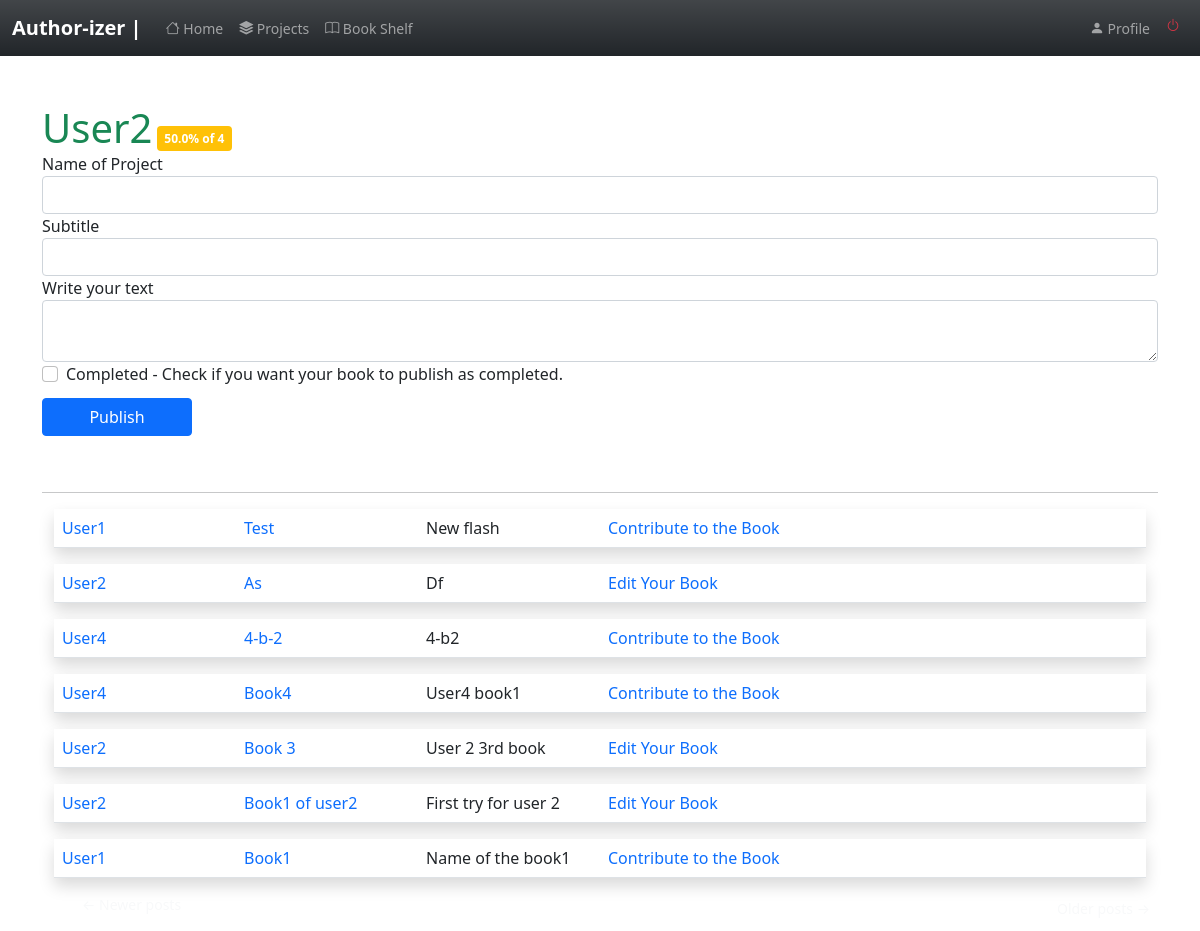
The page /index (signed in) on the database as committed earlier.
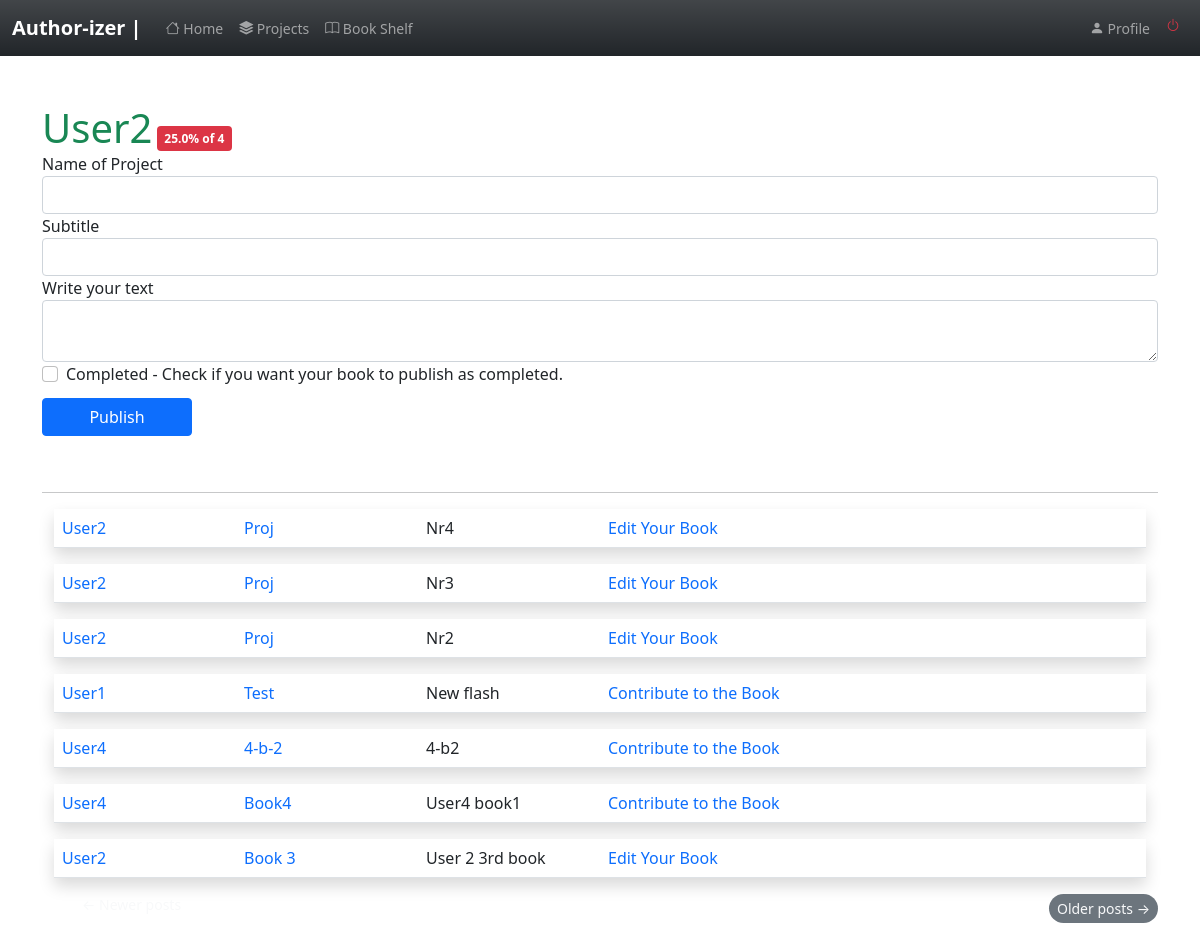
The same page on the database as committed later.
### app/models.py (models this page shows, shortened)
class User(UserMixin, db.Model):
    id = db.Column(db.Integer, primary_key=True )
    username = db.Column(db.String(64), index=True, unique=True)
    email = db.Column(db.String(120), index=True, unique=True)
    password_hash = db.Column(db.String(128))
    posts = db.relationship('Post', backref='author', lazy='dynamic')
    about_me = db.Column(db.String(140))
    last_seen = db.Column(db.DateTime, default=datetime.utcnow)
    followed = db.relationship(
        'User', secondary=followers,
        primaryjoin=(followers.c.follower_id == id),
        secondaryjoin=(followers.c.followed_id == id),
        backref=db.backref('followers', lazy='dynamic'), lazy='dynamic')
    def followed_posts(self):
        followed = Post.query.join(
            followers, (followers.c.followed_id == Post.user_id)).filter(
                followers.c.follower_id == self.id)
        own = Post.query.filter_by(user_id=self.id)
        return followed.union(own).order_by(Post.timestamp.desc())

class SearchableMixin(object):
    @classmethod
    def before_commit(cls, session):
        session._changes = {
            'add': list(session.new),
            'update': list(session.dirty),
            'delete': list(session.deleted)
        }
    @classmethod
    def after_commit(cls, session):
        for obj in session._changes['add']:
            if isinstance(obj, SearchableMixin):
                add_to_index(obj.__tablename__, obj)
        for obj in session._changes['update']:
            if isinstance(obj, SearchableMixin):
                add_to_index(obj.__tablename__, obj)
        for obj in session._changes['delete']:
            if isinstance(obj, SearchableMixin):
                remove_from_index(obj.__tablename__, obj)
        session._changes = None

class Post(SearchableMixin, db.Model):
    __searchable__ = ['body']
    id = db.Column(db.Integer, primary_key=True)
    body = db.Column(db.Text)
    title= db.Column(db.String(140))
    subtitle=db.Column(db.String(200))
    timestamp = db.Column(db.DateTime, index=True, default=datetime.utcnow)
    user_id = db.Column(db.Integer, db.ForeignKey('user.id', ondelete="CASCADE"))
    contributes = db.relationship('Contribute', backref='contrib', lazy='dynamic')
    completed= db.Column(db.Boolean, default=False)

### app/routes.py (the view, shortened to what this page needs)
@app.route('/', methods=['GET', 'POST'])
@app.route('/index', methods=['GET', 'POST'])
@login_required
def index():
    form = PostForm()
    authorate= user_rating(current_user.username)
    page = request.args.get('page', 1, type=int)
    posts = current_user.followed_posts().paginate(
        page, app.config['POSTS_PER_PAGE'], False)
    next_url = url_for('index', page=posts.next_num) \
        if posts.has_next else None
    prev_url = url_for('index', page=posts.prev_num) \
        if posts.has_prev else None
    return render_template('index.html', title='Home', form=form,
                           posts=posts.items, next_url=next_url,
                           prev_url=prev_url, authorate=authorate, total=total_rating)

### app/forms.py
class SearchForm(FlaskForm):
    q = StringField(('Search'), validators=[DataRequired()])
    def __init__(self, *args, **kwargs):
        if 'formdata' not in kwargs:
            kwargs['formdata'] = request.args
        if 'csrf_enabled' not in kwargs:
            kwargs['csrf_enabled'] = False
        super(SearchForm, self).__init__(*args, **kwargs)

class PostForm(FlaskForm):
    title= StringField('Name of Project', validators=[DataRequired(), Length(min=1, max=140)])
    subtitle= StringField('Subtitle', validators=[Length(min=0, max=200)])
    post = CKEditorField('Write your text', validators=[DataRequired()])
    completed=BooleanField("Completed - Check if you want your book to publish as completed.")
    submit = SubmitField('Publish')

### app/models.py (called while the page is built)
@login.user_loader
def load_user(id):
    return User.query.get(int(id))

### app/rating.py (called while the page is built)
def user_rating(username):
    conts=[]
    contributes=Contribute.query.filter_by(contributor=username).all()
    num=len(contributes)
    for contribute in contributes:
        if contribute.accepted ==1:
            conts.append(contribute)
    acc_len = len(conts)
    if num>0:
        rating=(acc_len*100)/num
        return round(rating,1)
    else:
        return 0

### app/templates/index.html (shortened to what this page needs)
{% extends "base.html" %}
{% import 'bootstrap/form.html' as wtf %}
{% block app_content %}
        <h1 class='text-success d-inline'>{{ current_user.username.capitalize() }}</h1>
            {%if authorate >=80%}
            <span class='badge bg-success text-wrap d-inline'> {{authorate}}% of {{total(username=current_user.username)}}</span>
            {%elif 80>authorate >=50 %}
            <span class='badge bg-warning text-wrap d-inline'> {{authorate}}% of {{total(username=current_user.username)}}</span>
            {%elif authorate<50 %}
            <span class='badge bg-danger text-wrap d-inline'> {{authorate}}% of {{total(username=current_user.username)}} </span>
            {%endif%}
    {% if form %}
    {{ wtf.render_form(form) }}
    <br>
    <hr>
    {% endif %}
    {% for post in posts %}
        {%if post.completed!=1 %}
        {% include '_post.html' %}
        {%endif%}
    {% endfor %}
    <nav aria-label="...">
        <ul class="pager">
            {% if not prev_url %}
            <li class='btn-sm rounded-pill btn-outline-light d-inline'>
                <a type="button" class="btn-outline-light text-decoration-none" href="{{ prev_url or '#' }}">
                    <span aria-hidden="true">&larr;</span> Newer posts
                </a>
            </li>
            {%elif prev_url%}
            <li class="btn-sm rounded-pill btn-secondary d-inline">
                <a type="button" class="btn-outline-light text-decoration-none" href="{{ prev_url or '#' }}">
                    <span aria-hidden="true">&larr;</span> Newer posts
                </a>
            </li>
            {% endif %}
            {% if not next_url %}
            <li  class='btn-sm rounded-pill btn-outline-light d-inline float-end' >
                <a type="button" class="btn-outline-light text-decoration-none " href="{{ next_url or '#' }}">
                    Older posts <span aria-hidden="true">&rarr;</span>
                </a>
            </li>
            {%elif next_url%}
            <li  class="btn-sm rounded-pill btn-secondary d-inline float-end ">
                <a type="button" class="btn-outline-light text-decoration-none " href="{{ next_url or '#' }}">
                    Older posts <span aria-hidden="true">&rarr;</span>
                </a>
            </li>
            {% endif %}
        </ul>
    </nav>
{% endblock %}

### app/templates/_post.html (shortened to what this page needs)
<div class="container mt-3 ">
<table class="table table-hover ">
    <tr class=' shadow p-3 mb-5 bg-body '>
        <td class=" col-sm-2  ">
            <a class= "text-decoration-none" href="{{ url_for('user', username=post.author.username) }}">
                {{ post.author.username.capitalize() }}
            </a>
        </td>
        <td class="col-sm-2">
            <a class= "text-decoration-none" href="{{ url_for('read_post', id=post.id) }}">
            {{ post.title.capitalize() }}
            </a>
        </td>
        <td class="col-sm-2 ">
            {{ post.subtitle.capitalize() }}
        </td>
        <td class="col -sm-2">
            {%if post.author.username != current_user.username and not post.completed%}
                <a class= "text-decoration-none" href="{{ url_for('contribute', id=post.id)}}"> Contribute to the Book </a>
            {%elif not post.completed %}
                <a class= "text-decoration-none" href="{{url_for('edit_post' , id=post.id)}}"> Edit Your Book</a>
            {%endif %}
        </td>
        <td class="col-sm-2 ">
        </td>
    </tr>
</table>
</div>

Rows that differ between the two databases and show on the page:
no longer on this page (row edited): Post: author.username "User2", title "As", subtitle "Df"
no longer on this page (row unchanged): Post: author.username "User2", title "Book1 of user2", subtitle "First try for user 2"
no longer on this page (row unchanged): Post: author.username "User1", title "Book1", subtitle "Name of the book1"
added Post: author.username "User2", title "Proj", subtitle "Nr4"
added Post: author.username "User2", title "Proj", subtitle "Nr3"
added Post: author.username "User2", title "Proj", subtitle "Nr2"
Other text that changed with them:
{{ authorate }}: (not shown) → "25.0"
{{ authorate }}: "50.0" → (not shown)
text now shown: "Older posts →"
